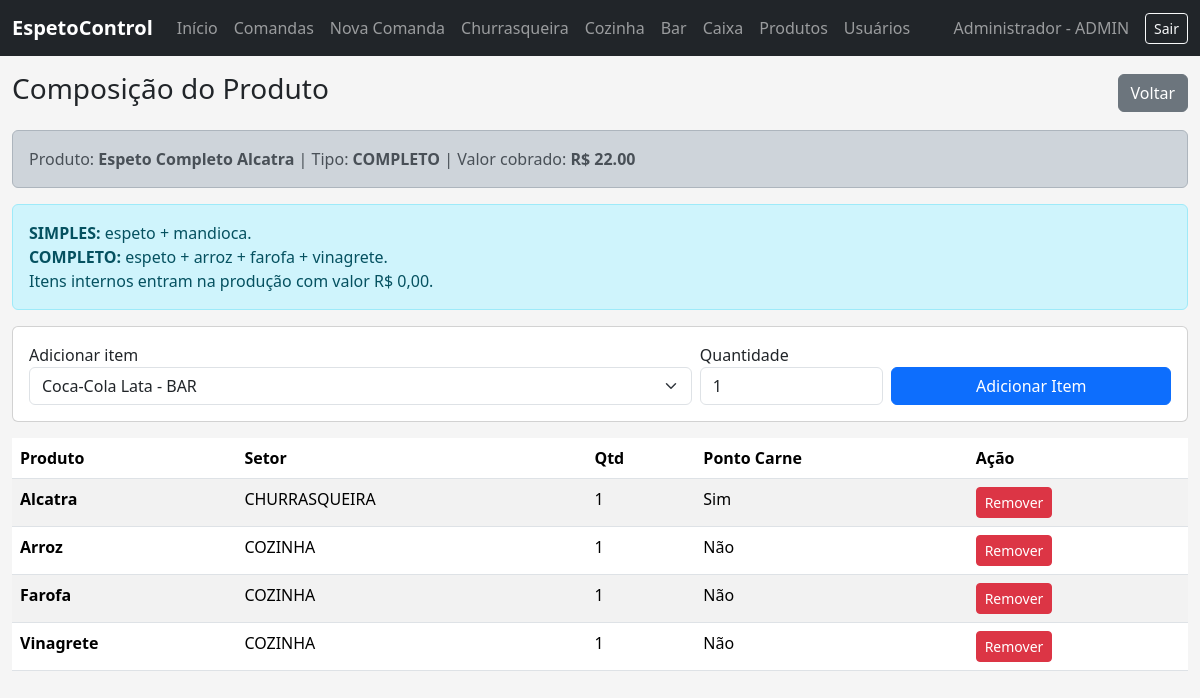
Screenshot of /produto/combo/15 (signed in) with the database file from the repository.
### tables this page shows
CREATE TABLE produtos (
        id INTEGER PRIMARY KEY AUTOINCREMENT,
        descricao TEXT NOT NULL,
        categoria TEXT NOT NULL,
        valor REAL NOT NULL,
        usa_ponto_carne INTEGER DEFAULT 0,
        setor_preparo TEXT DEFAULT 'COZINHA',
        tipo_produto TEXT DEFAULT 'AVULSO',
        ativo INTEGER DEFAULT 1
    );

CREATE TABLE combo_itens (
        id INTEGER PRIMARY KEY AUTOINCREMENT,
        combo_id INTEGER NOT NULL,
        produto_id INTEGER NOT NULL,
        quantidade INTEGER DEFAULT 1,
        cobrar_item INTEGER DEFAULT 0
    );

### app.py (the view)
@app.route("/produto/combo/<int:combo_id>", methods=["GET","POST"])
@login_required
@perfil_required("ADMIN")
def combo_config(combo_id):
    conn = conectar()
    combo = conn.execute("SELECT * FROM produtos WHERE id=? AND tipo_produto IN ('SIMPLES','COMPLETO')", (combo_id,)).fetchone()
    if not combo:
        conn.close(); flash("Combo não encontrado.", "danger"); return redirect(url_for("produtos"))
    if request.method == "POST":
        conn.execute("INSERT INTO combo_itens (combo_id,produto_id,quantidade,cobrar_item) VALUES (?,?,?,0)", (combo_id, int(request.form["produto_id"]), int(request.form.get("quantidade") or 1)))
        conn.commit(); flash("Item adicionado ao combo.", "success")
    itens = conn.execute("""
        SELECT ci.id, ci.quantidade, pr.descricao, pr.setor_preparo, pr.usa_ponto_carne
        FROM combo_itens ci JOIN produtos pr ON pr.id=ci.produto_id
        WHERE ci.combo_id=? ORDER BY pr.setor_preparo, pr.descricao
    """, (combo_id,)).fetchall()
    produtos = conn.execute("SELECT * FROM produtos WHERE ativo=1 AND COALESCE(tipo_produto, 'AVULSO') IN ('AVULSO','BEBIDA') AND id<>? ORDER BY setor_preparo,descricao", (combo_id,)).fetchall()
    conn.close()
    return render_template("combo_config.html", combo=combo, itens=itens, produtos=produtos)

### app.py (called while the page is built)
def conectar():
    conn = sqlite3.connect(DB)
    conn.row_factory = sqlite3.Row
    return conn

def login_required(f):
    @wraps(f)
    def wrapper(*a, **kw):
        if "usuario_id" not in session:
            return redirect(url_for("login"))
        return f(*a, **kw)
    return wrapper

def perfil_required(*perfis):
    def decorator(f):
        @wraps(f)
        def wrapper(*a, **kw):
            if "perfil" not in session:
                return redirect(url_for("login"))
            if session["perfil"] not in perfis and session["perfil"] != "ADMIN":
                flash("Acesso não permitido.", "danger")
                return redirect(url_for("dashboard"))
            return f(*a, **kw)
        return wrapper
    return decorator

### templates/combo_config.html (shortened to what this page needs)
{% extends "base.html" %}
{% block content %}
<div class="d-flex justify-content-between align-items-center"><h3>Composição do Produto</h3><a class="btn btn-secondary" href="{{ url_for('produtos', inativos=1) }}">Voltar</a></div>
<div class="alert alert-dark mt-3">Produto: <b>{{ combo.descricao }}</b> | Tipo: <b>{{ combo.tipo_produto }}</b> | Valor cobrado: <b>R$ {{ "%.2f"|format(combo.valor) }}</b></div>
<div class="alert alert-info"><b>SIMPLES:</b> espeto + mandioca. <br><b>COMPLETO:</b> espeto + arroz + farofa + vinagrete. <br>Itens internos entram na produção com valor R$ 0,00.</div>
<div class="card mb-3"><div class="card-body">
<form method="post" class="row g-2">
<div class="col-md-7"><label>Adicionar item</label><select class="form-select" name="produto_id">{% for p in produtos %}<option value="{{ p.id }}">{{ p.descricao }} - {{ p.setor_preparo }}</option>{% endfor %}</select></div>
<div class="col-md-2"><label>Quantidade</label><input class="form-control" type="number" name="quantidade" value="1" min="1"></div>
<div class="col-md-3 d-flex align-items-end"><button class="btn btn-primary w-100">Adicionar Item</button></div>
</form></div></div>
<table class="table table-striped table-hover"><thead><tr><th>Produto</th><th>Setor</th><th>Qtd</th><th>Ponto Carne</th><th>Ação</th></tr></thead><tbody>
{% for i in itens %}
<tr><td><b>{{ i.descricao }}</b></td><td>{{ i.setor_preparo }}</td><td>{{ i.quantidade }}</td><td>{{ "Sim" if i.usa_ponto_carne else "Não" }}</td><td><a class="btn btn-sm btn-danger" onclick="return confirm('Remover este item da composição?')" href="{{ url_for('combo_remover_item', item_id=i.id) }}">Remover</a></td></tr>
{% endfor %}
</tbody></table>
{% endblock %}

### static/css/style.css (style rules this page uses)
body { background: #f5f5f5; }

### rows the page displays
produtos: descricao "Espeto Completo Alcatra", tipo_produto "COMPLETO", valor "22.00"
combo_itens: descricao "Alcatra", setor_preparo "CHURRASQUEIRA", quantidade "1"
produtos: usa_ponto_carne "Sim"
combo_itens: descricao "Arroz", setor_preparo "COZINHA", quantidade "1"
produtos: usa_ponto_carne "Não"
combo_itens: descricao "Farofa", setor_preparo "COZINHA", quantidade "1"
produtos: usa_ponto_carne "Não"
combo_itens: descricao "Vinagrete", setor_preparo "COZINHA", quantidade "1"
produtos: usa_ponto_carne "Não"

### other values shown
{{ session.get("nome") }} "Administrador"
{{ session.get("perfil") }} "ADMIN"
form field produto_id "Coca-Cola Lata - BAR"
